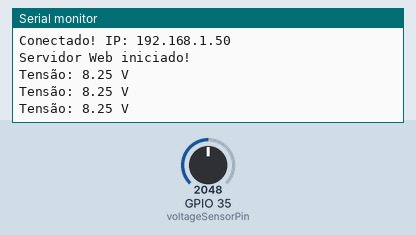
A sketch run on a simulated ESP32. On the bench: the last lines printed to the serial monitor. The test bench sets the inputs (shaded band); at power-on: GPIO 35 (voltageSensorPin) = 2048 (analog values on the 0–4095 scale). WiFi joins after 1.5 s; servers stay silent unless stated; the local clock reads 2024-03-15 10:24:30 at power-on unless the sketch sets it.

Above: at 3.2 s.
3.3 s: GPIO 35 (voltageSensorPin) set to 2866
At 4.0 s:
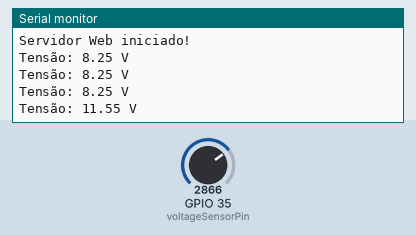
4.8 s: GPIO 35 (voltageSensorPin) set to 3603
At 4.8 s:
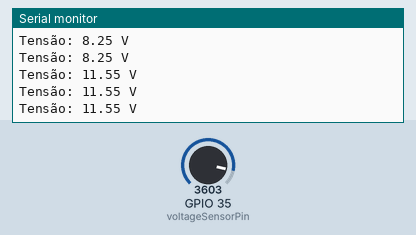
Timing chart, 0 to 7.8 s (numbered marks = the images above; inputs shaded):
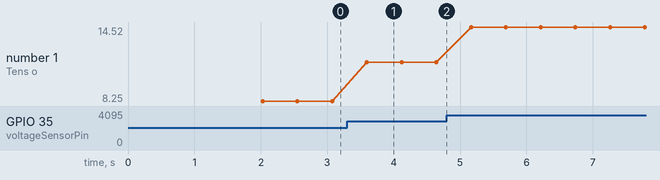

The sketch:

Servidor_Bateria.ino
```cpp
#include <WiFi.h>
#include <WebServer.h>
#include <time.h>
#include <vector>
#include <algorithm>

// ====== CONFIG GERAIS ======
#define REF_VOLTAGE 3.3
#define ADC_RESOLUTION 4095.0
#define R1 30000.0 // ohms
#define R2 7500.0  // ohms

WebServer server(80);

// ====== CONFIG WIFI ======
const char* ssid = "nomeWifi";
const char* password = "senhaWifi";

// ====== PINOS ======
const int voltageSensorPin = 35; // tensão

// ====== VARIÁVEIS GLOBAIS ======
struct Energia {
  float voltagem;
  time_t data;
  Energia* esquerda;
  Energia* direita;
};

Energia* raiz = NULL;

String voltageData = "0";
unsigned long lastUpdate = 0;

// ====== HEADERS DAS FUNÇÕES ======
void handleRoot();
void handleData();
void handleHistory();
void updateSensorData();
float readVoltage();
Energia* criarNovoNo(float voltage);
Energia* inserirNaBST(Energia* raiz, Energia* novoNo);
String gerarJSONDaArvore(Energia* raiz);

// ====== SETUP ======
void setup() {
  Serial.begin(115200);
  configTime(-3 * 3600, 0, "pool.ntp.org");

  analogReadResolution(12);
  analogSetPinAttenuation(voltageSensorPin, ADC_11db);

  WiFi.begin(ssid, password);
  Serial.print("Conectando ao Wi-Fi");
  while (WiFi.status() != WL_CONNECTED) {
    delay(1000);
    Serial.print(".");
  }
  Serial.println();
  Serial.print("Conectado! IP: ");
  Serial.println(WiFi.localIP());

  server.on("/", handleRoot);
  server.on("/data", handleData);
  server.on("/history", handleHistory);
  server.begin();
  Serial.println("Servidor Web iniciado!");
}

// ====== LOOP ======
void loop() {
  server.handleClient();

  if (millis() - lastUpdate > 500) {
    updateSensorData();
    lastUpdate = millis();
  }
}

// ====== LEITURA DE TENSÃO ======
float readVoltage() {
  int samples = 20;
  long sum = 0;

  for (int i = 0; i < samples; i++) {
    sum += analogRead(voltageSensorPin);
    delay(1);
  }

  float adcAverage = sum / (float)samples;
  float voltage = (adcAverage * REF_VOLTAGE) / ADC_RESOLUTION;
  float realVoltage = voltage * ((R1 + R2) / R2);

  if (realVoltage < 0.1) realVoltage = 0.0; // Filtragem para evitar ruído do pino flutuante

  return realVoltage;
}

// ====== ÁRVORE BINÁRIA ======
Energia* criarNovoNo(float voltage) {
  Energia* novoNo = (Energia*)malloc(sizeof(Energia));
  if (novoNo == NULL) return NULL;
  novoNo->voltagem = voltage;
  novoNo->data = time(nullptr);
  novoNo->esquerda = NULL;
  novoNo->direita = NULL;
  return novoNo;
}

Energia* inserirNaBST(Energia* raiz, Energia* novoNo) {
  if (raiz == NULL) return novoNo;
  if (novoNo->voltagem < raiz->voltagem)
    raiz->esquerda = inserirNaBST(raiz->esquerda, novoNo);
  else if (novoNo->voltagem > raiz->voltagem)
    raiz->direita = inserirNaBST(raiz->direita, novoNo);
  return raiz;
}

// ====== GERAR JSON DA ÁRVORE ======
void coletarNos(Energia* raiz, std::vector<Energia*>& lista) {
  if (!raiz) return;
  lista.push_back(raiz);
  coletarNos(raiz->esquerda, lista);
  coletarNos(raiz->direita, lista);
}

String gerarJSONDaArvore(Energia* raiz) {
  std::vector<Energia*> lista;
  coletarNos(raiz, lista);

  std::sort(lista.begin(), lista.end(), [](Energia* a, Energia* b) {
    return difftime(a->data, b->data) > 0;
  });

  String json = "[";
  for (size_t i = 0; i < lista.size(); i++) {
    Energia* e = lista[i];
    struct tm* timeinfo = localtime(&e->data);
    char buffer[20];
    strftime(buffer, sizeof(buffer), "%H:%M:%S", timeinfo);

    json += "{";
    json += "\"hora\":\"" + String(buffer) + "\",";
    json += "\"voltage\":\"" + String(e->voltagem, 2) + "\"";
    json += "}";
    if (i < lista.size() - 1) json += ",";
  }
  json += "]";
  return json;
}

// ====== ROTAS DO SERVIDOR ======
void handleHistory() {
  String json = gerarJSONDaArvore(raiz);
  server.send(200, "application/json", json);
}

// ====== ATUALIZAÇÃO DE DADOS ======
void updateSensorData() {
  float voltage = readVoltage();
  voltageData = String(voltage, 2);

  Energia* novoNo = criarNovoNo(voltage);
  raiz = inserirNaBST(raiz, novoNo);

  Serial.printf("Tensão: %.2f V\n", voltage);
}

// ====== HTML DA INTERFACE ======
void handleRoot() {
  String html = R"rawliteral(
<!DOCTYPE html>
<html lang="pt-br">
<head>
  <meta charset="UTF-8">
  <title>Monitor de Tensão</title>
  <meta name="viewport" content="width=device-width, initial-scale=1">
  <!-- Bootstrap CSS -->
  <link href="https://cdn.jsdelivr.net/npm/bootstrap@5.3.2/dist/css/bootstrap.min.css" rel="stylesheet">
  <!-- Chart.js -->
  <script src="https://cdn.jsdelivr.net/npm/chart.js"></script>
  <style>
    .gradient-card {
      background: linear-gradient(135deg, #667eea 0%, #764ba2 100%);
      border: none;
      border-radius: 15px;
      transition: transform 0.3s ease;
    }
    .gradient-card:hover {
      transform: translateY(-5px);
    }
    .data-value {
      font-size: 2.5rem;
      font-weight: bold;
      text-shadow: 2px 2px 4px rgba(0,0,0,0.3);
    }
    .chart-container {
      background: white;
      border-radius: 15px;
      padding: 20px;
      margin-bottom: 20px;
      box-shadow: 0 4px 6px rgba(0,0,0,0.1);
    }
    body {
      background: linear-gradient(135deg, #f5f7fa 0%, #c3cfe2 100%);
      min-height: 100vh;
      padding: 20px 0;
    }
    .header-section {
      background: white;
      border-radius: 15px;
      padding: 30px;
      margin-bottom: 30px;
      box-shadow: 0 4px 6px rgba(0,0,0,0.1);
    }
  </style>
</head>
<body>
  <div class="container">
    <!-- Cabeçalho -->
    <div class="header-section text-center">
      <h1 class="display-4 text-primary mb-3">Monitor de Tensão</h1>
      <p class="lead text-muted">Monitoramento em tempo real de Tensão</p>
    </div>

    <!-- Card de Dados e Gráfico-->
    <div class="row g-4 mb-5 justify-content-center">
      <div class="col-md-3">
        <div class="card gradient-card text-white text-center py-4">
          <div class="card-body">
            <h5 class="card-title">Tensão</h5>
            <div class="data-value" id="v">0.00</div>
            <p class="card-text mb-0">Volts</p>
          </div>
        </div>
      </div>

      <div class="col-md-9">
        <div class="chart-container">
          <canvas id="chartV"></canvas>
        </div>
      </div>
    </div>

    <div class="row mt-5">
      <div class="col-12">
        <div class="chart-container">
          <h4 class="mb-3 text-center">Histórico de Medições</h4>
          <table class="table table-striped text-center align-middle" id="historyTable">
            <thead class="table-primary">
              <tr>
                <th>Hora</th>
                <th>Tensão (V)</th>
              </tr>
            </thead>
            <tbody></tbody>
          </table>
        </div>
      </div>
    </div>

  <!-- Bootstrap JS -->
  <script src="https://cdn.jsdelivr.net/npm/bootstrap@5.3.2/dist/js/bootstrap.bundle.min.js"></script>

  <script>
    // Inicialização do gráfico
    const ctxV = document.getElementById('chartV').getContext('2d');

    const chartV = new Chart(ctxV, {
      type: 'line',
      data: {
        labels: [],
        datasets: [{
          label: 'Tensão (V)',
          data: [],
          borderColor: '#4CAF50',
          backgroundColor: '#4CAF5020',
          tension: 0.4,
          fill: true,
          borderWidth: 3,
          pointRadius: 0
        }]
      },
      options: {
        responsive: true,
        maintainAspectRatio: false,
        animation: { duration: 0 },
        scales: {
          y: {
            beginAtZero: true,
            grid: { color: 'rgba(0,0,0,0.1)' }
          },
          x: {
            grid: { color: 'rgba(0,0,0,0.1)' }
          }
        },
        plugins: {
          legend: {
            labels: { font: { size: 14 } }
          }
        }
      }
    });

    let time = 0;
    const maxPoints = 30;

    // Função para atualizar dados
    async function updateData() {
      try {
        const response = await fetch('/data');
        const data = await response.json();

        // Atualiza o valor no card
        document.getElementById('v').textContent = data.voltage;

        // Atualiza o gráfico
        updateChart(chartV, parseFloat(data.voltage));

      } catch (error) {
        console.error('Erro ao buscar dados:', error);
      }
    }

    // Função para atualizar gráficos
    function updateChart(chart, value) {
      if (chart.data.labels.length >= maxPoints) {
        chart.data.labels.shift();
        chart.data.datasets[0].data.shift();
      }

      chart.data.labels.push(new Date().toLocaleTimeString());
      chart.data.datasets[0].data.push(value);
      chart.update('none');
    }

    // Atualiza a cada 500ms
    setInterval(updateData, 500);

    // Primeira atualização
    updateData();

    async function updateHistory() {
      try {
        const response = await fetch('/history');
        const data = await response.json();

        const tbody = document.querySelector('#historyTable tbody');
        tbody.innerHTML = '';

        data.forEach(row => {
          const tr = document.createElement('tr');
          tr.innerHTML = `
            <td>${row.hora}</td>
            <td>${row.voltage}</td>
          `;
          tbody.appendChild(tr);
        });
      } catch (error) {
        console.error('Erro ao buscar histórico:', error);
      }
    }

    // Atualiza a tabela a cada 2 segundos
    setInterval(updateHistory, 2000);
    updateHistory();
  </script>
</body>
</html>
)rawliteral";

  server.send(200, "text/html", html);
}

// ====== JSON COM DADOS ======
void handleData() {
  String json = "{";
  json += "\"voltage\":\"" + voltageData + "\"";
  json += "}";
  server.send(200, "application/json", json);
}
```

Measured:
- after the input at 3.3 s, the serial monitor: prints a new line after 0.30 s (image 1)
- plotted number 1: 8.25 → 11.55 after the input at 3.3 s, 11.55 → 14.52 after the input at 4.8 s
